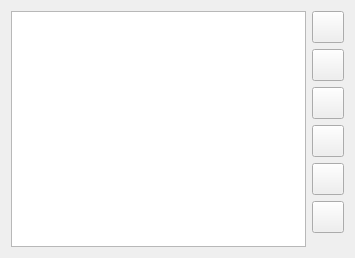
<?xml version="1.0" encoding="UTF-8"?>
<ui version="4.0">
 <class>SkkDictWidget</class>
 <widget class="QWidget" name="SkkDictWidget">
  <property name="geometry">
   <rect>
    <x>0</x>
    <y>0</y>
    <width>355</width>
    <height>258</height>
   </rect>
  </property>
  <property name="windowTitle">
   <string>Form</string>
  </property>
  <layout class="QHBoxLayout" name="horizontalLayout">
   <item>
    <widget class="QListView" name="dictionaryView"/>
   </item>
   <item>
    <layout class="QVBoxLayout" name="verticalLayout_2">
     <item>
      <widget class="QToolButton" name="addDictButton">
       <property name="minimumSize">
        <size>
         <width>32</width>
         <height>32</height>
        </size>
       </property>
       <property name="text">
        <string/>
       </property>
       <property name="icon">
        <iconset theme="list-add">
         <normaloff>.</normaloff>.</iconset>
       </property>
      </widget>
     </item>
     <item>
      <widget class="QToolButton" name="removeDictButton">
       <property name="minimumSize">
        <size>
         <width>32</width>
         <height>32</height>
        </size>
       </property>
       <property name="text">
        <string/>
       </property>
       <property name="icon">
        <iconset theme="list-remove">
         <normaloff>.</normaloff>.</iconset>
       </property>
      </widget>
     </item>
     <item>
      <widget class="QToolButton" name="editDictButton">
       <property name="minimumSize">
        <size>
         <width>32</width>
         <height>32</height>
        </size>
       </property>
       <property name="text">
        <string/>
       </property>
       <property name="icon">
        <iconset theme="edit"/>
       </property>
      </widget>
     </item>
     <item>
      <widget class="QToolButton" name="moveUpDictButton">
       <property name="minimumSize">
        <size>
         <width>32</width>
         <height>32</height>
        </size>
       </property>
       <property name="text">
        <string/>
       </property>
       <property name="icon">
        <iconset theme="go-up">
         <normaloff>.</normaloff>.</iconset>
       </property>
      </widget>
     </item>
     <item>
      <widget class="QToolButton" name="moveDownDictButton">
       <property name="minimumSize">
        <size>
         <width>32</width>
         <height>32</height>
        </size>
       </property>
       <property name="text">
        <string/>
       </property>
       <property name="icon">
        <iconset theme="go-down">
         <normaloff>.</normaloff>.</iconset>
       </property>
      </widget>
     </item>
     <item>
      <widget class="QToolButton" name="defaultDictButton">
       <property name="minimumSize">
        <size>
         <width>32</width>
         <height>32</height>
        </size>
       </property>
       <property name="text">
        <string/>
       </property>
       <property name="icon">
        <iconset theme="document-revert">
         <normaloff>.</normaloff>.</iconset>
       </property>
      </widget>
     </item>
     <item>
      <spacer name="verticalSpacer_2">
       <property name="orientation">
        <enum>Qt::Vertical</enum>
       </property>
       <property name="sizeHint" stdset="0">
        <size>
         <width>20</width>
         <height>40</height>
        </size>
       </property>
      </spacer>
     </item>
    </layout>
   </item>
  </layout>
 </widget>
 <resources/>
 <connections/>
</ui>
